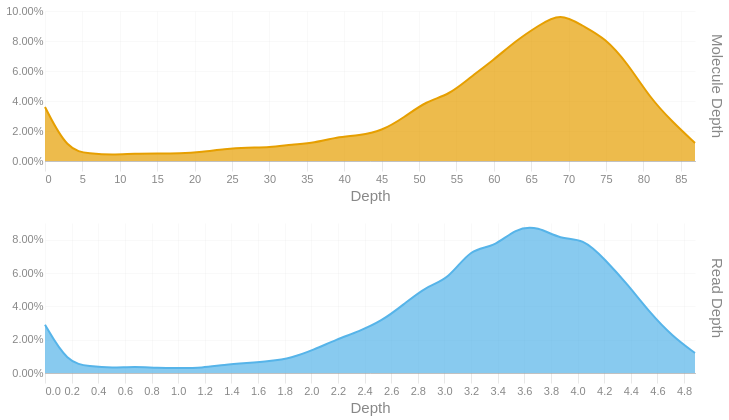

The cell this chart's notebook holds for it:
### Code cell
readdep = depth_hist(tb['Read Depth'], q99, 3)
readdep = readdep.with_columns(pl.lit('Read Depth').alias('Metric'))
if not SKIPLR:
    moldep = depth_hist(tb['Molecule Depth'], mol_q99, 1)
    moldep = moldep.with_columns(pl.lit('Molecule Depth').alias('Metric'))
    _hist = pl.concat([readdep, moldep])
    _hist = _hist.filter(pl.col('Proportion') != 0)
    with SafeRender(_hist):
        (
            alt.Chart(_hist)        
            .mark_area(interpolate = "basis")
            .encode(
                x=alt.X('Bin:Q').scale(domainMin=0).axis(alt.Axis(title='Depth')),
                y = alt.Y('Proportion:Q', title = None).axis(format = '.2%'),
                color = alt.Color('Metric:N').legend(None),
                row = alt.Row("Metric:N").header(title = None, labelOrient = 'right'),
                tooltip = [
                    alt.Tooltip("Metric:N", title = "Metric"),
                    alt.Tooltip('Interval:N', title = "Depth Interval"),
                    alt.Tooltip('Proportion:Q', title = "% Alignments").format('.2%')
                ]
            )
            .resolve_scale(x='independent', y='independent')
            .properties(
                height = 150, width = 650,
                usermeta={'embedOptions': {'downloadFileName': f'{samplename}.depth.hist'}}
            )
        ).display()
else:
    readdep = readdep.filter(pl.col('Proportion') != 0)
    with SafeRender(readdep):
        (
            alt.Chart(readdep)        
            .mark_area(interpolate = "basis")
            .encode(
                x=alt.X('Bin:Q').scale(domainMin=0).axis(alt.Axis(title='Depth')),
                y = alt.Y('Proportion:Q', title = None).axis(format = '.2%'),
                tooltip = [
                    alt.Tooltip('Interval:N', title = "Depth Interval"),
                    alt.Tooltip('Proportion:Q', title = "% Alignments").format('.2%')
                ]
            )
            .properties(
                usermeta={'embedOptions': {'downloadFileName': f'{samplename}.depth.hist'}}
            )
        ).display()

### Figure 1 — Vega-Lite specification as saved in the notebook (floating-point values rounded to 4 significant figures)
{"width": 650, "height": 150, "config": {"title": {"anchor": "start", "dy": -15, "fontSize": 18, "color": "#888888", "subtitleColor": "#888888", "subtitleFontSize": 14}, "arc": {"fill": "#0072B2"}, "axis": {"domainColor": "#888888", "domainWidth": 0.5, "gridWidth": 0.2, "grid": false, "titleFontWeight": 400, "titleFontSize": 15, "labelFontSize": 11, "labelColor": "#888888", "tickColor": "#888888", "tickWidth": 0.2, "titleColor": "#888888"}, "axisBand": {"grid": false}, "axisX": {"grid": true, "tickSize": 10, "domainCap": "round"}, "axisY": {"domain": false, "grid": true, "tickSize": 0, "domainCap": "round"}, "background": "transparent", "header": {"labelFontSize": 15, "labelColor": "#888888", "titleFontSize": 15, "titleFontWeight": 600, "titleColor": "#888888"}, "legend": {"labelFont": "sans-serif", "labelFontSize": 12, "labelColor": "#888888", "symbolSize": 100, "symbolType": "circle", "titleFontSize": 12, "titlePadding": 10, "titleColor": "#888888", "title": null}, "range": {"category": ["#E69F00", "#56B4E9", "#009E73", "#F0E442", "#0072B2", "#D55E00", "#CC79A7", "#000000"], "diverging": ["#cfe8f3", "#a2d4ec", "#73bfe2", "#46abdb", "#1696d2", "#12719e"]}, "area": {"fill": "#0072B2", "fillOpacity": 0.7, "line": true, "strokeOpacity": 0.7}, "line": {"color": "#0072B2", "stroke": "#0072B2", "strokeWidth": 2}, "trail": {"color": "#0072B2", "stroke": "#0072B2", "strokeWidth": 0, "size": 1}, "point": {"filled": true, "fillOpacity": 1.0, "size": 95}, "text": {"color": "#888888", "fontSize": 11, "align": "right", "fontWeight": 400, "size": 11}, "bar": {"fill": "#0072B2", "stroke": null}, "view": {"stroke": null, "continuousWidth": 660, "continuousHeight": 400}}, "data": {"name": "data-3ce4de05a48ed758c8f9f47e788a6ec7"}, "mark": {"type": "area", "interpolate": "basis"}, "encoding": {"color": {"field": "Metric", "legend": null, "type": "nominal"}, "row": {"field": "Metric", "header": {"title": null, "labelOrient": "right"}, "type": "nominal"}, "tooltip": [{"field": "Metric", "title": "Metric", "type": "nominal"}, {"field": "Interval", "title": "Depth Interval", "type": "nominal"}, {"field": "Proportion", "format": ".2%", "title": "% Alignments", "type": "quantitative"}], "x": {"axis": {"title": "Depth"}, "field": "Bin", "scale": {"domainMin": 0}, "type": "quantitative"}, "y": {"axis": {"format": ".2%"}, "field": "Proportion", "title": null, "type": "quantitative"}}, "resolve": {"scale": {"x": "independent", "y": "independent"}}, "usermeta": {"embedOptions": {"downloadFileName": "S6_Waccamaw_1684.depth.hist"}}, "$schema": "https://vega.github.io/schema/vega-lite/v6.1.0.json", "datasets": {"data-3ce4de05a48ed758c8f9f47e788a6ec7": [{"Bin": 0.0, "Interval": "0.0-0.168", "Proportion": 0.029, "Metric": "Read Depth"}, {"Bin": 0.168, "Interval": "0.168-0.337", "Proportion": 0.006, "Metric": "Read Depth"}, {"Bin": 0.337, "Interval": "0.337-0.505", "Proportion": 0.004, "Metric": "Read Depth"}, {"Bin": 0.505, "Interval": "0.505-0.673", "Proportion": 0.003, "Metric": "Read Depth"}, {"Bin": 0.673, "Interval": "0.673-0.842", "Proportion": 0.004, "Metric": "Read Depth"}, {"Bin": 0.842, "Interval": "0.842-1.01", "Proportion": 0.003, "Metric": "Read Depth"}, {"Bin": 1.01, "Interval": "1.01-1.178", "Proportion": 0.003, "Metric": "Read Depth"}, {"Bin": 1.178, "Interval": "1.178-1.347", "Proportion": 0.003, "Metric": "Read Depth"}, {"Bin": 1.347, "Interval": "1.347-1.515", "Proportion": 0.005, "Metric": "Read Depth"}, {"Bin": 1.515, "Interval": "1.515-1.683", "Proportion": 0.006, "Metric": "Read Depth"}, {"Bin": 1.683, "Interval": "1.683-1.852", "Proportion": 0.007, "Metric": "Read Depth"}, {"Bin": 1.852, "Interval": "1.852-2.02", "Proportion": 0.009, "Metric": "Read Depth"}, {"Bin": 2.02, "Interval": "2.02-2.188", "Proportion": 0.014, "Metric": "Read Depth"}, {"Bin": 2.188, "Interval": "2.188-2.357", "Proportion": 0.02, "Metric": "Read Depth"}, {"Bin": 2.357, "Interval": "2.357-2.525", "Proportion": 0.025, "Metric": "Read Depth"}, {"Bin": 2.525, "Interval": "2.525-2.693", "Proportion": 0.031, "Metric": "Read Depth"}, {"Bin": 2.693, "Interval": "2.693-2.862", "Proportion": 0.041, "Metric": "Read Depth"}, {"Bin": 2.862, "Interval": "2.862-3.03", "Proportion": 0.052, "Metric": "Read Depth"}, {"Bin": 3.03, "Interval": "3.03-3.198", "Proportion": 0.056, "Metric": "Read Depth"}, {"Bin": 3.198, "Interval": "3.198-3.367", "Proportion": 0.075, "Metric": "Read Depth"}, {"Bin": 3.367, "Interval": "3.367-3.535", "Proportion": 0.075, "Metric": "Read Depth"}, {"Bin": 3.535, "Interval": "3.535-3.703", "Proportion": 0.087, "Metric": "Read Depth"}, {"Bin": 3.703, "Interval": "3.703-3.872", "Proportion": 0.088, "Metric": "Read Depth"}, {"Bin": 3.872, "Interval": "3.872-4.04", "Proportion": 0.08, "Metric": "Read Depth"}, {"Bin": 4.04, "Interval": "4.04-4.208", "Proportion": 0.081, "Metric": "Read Depth"}, {"Bin": 4.208, "Interval": "4.208-4.377", "Proportion": 0.068, "Metric": "Read Depth"}, {"Bin": 4.377, "Interval": "4.377-4.545", "Proportion": 0.053, "Metric": "Read Depth"}, {"Bin": 4.545, "Interval": "4.545-4.713", "Proportion": 0.036, "Metric": "Read Depth"}, {"Bin": 4.713, "Interval": "4.713-4.882", "Proportion": 0.022, "Metric": "Read Depth"}, {"Bin": 4.882, "Interval": "4.882-5.05", "Proportion": 0.012, "Metric": "Read Depth"}, {"Bin": 0.0, "Interval": "0.0-3.0", "Proportion": 0.036, "Metric": "Molecule Depth"}, {"Bin": 3.0, "Interval": "3.0-6.0", "Proportion": 0.007, "Metric": "Molecule Depth"}, {"Bin": 6.0, "Interval": "6.0-9.0", "Proportion": 0.005, "Metric": "Molecule Depth"}, {"Bin": 9.0, "Interval": "9.0-12.0", "Proportion": 0.004, "Metric": "Molecule Depth"}, {"Bin": 12.0, "Interval": "12.0-15.0", "Proportion": 0.005, "Metric": "Molecule Depth"}, {"Bin": 15.0, "Interval": "15.0-18.0", "Proportion": 0.005, "Metric": "Molecule Depth"}, {"Bin": 18.0, "Interval": "18.0-21.0", "Proportion": 0.005, "Metric": "Molecule Depth"}, {"Bin": 21.0, "Interval": "21.0-24.0", "Proportion": 0.006, "Metric": "Molecule Depth"}, {"Bin": 24.0, "Interval": "24.0-27.0", "Proportion": 0.008, "Metric": "Molecule Depth"}, {"Bin": 27.0, "Interval": "27.0-30.0", "Proportion": 0.009, "Metric": "Molecule Depth"}, {"Bin": 30.0, "Interval": "30.0-33.0", "Proportion": 0.009, "Metric": "Molecule Depth"}, {"Bin": 33.0, "Interval": "33.0-36.0", "Proportion": 0.011, "Metric": "Molecule Depth"}, {"Bin": 36.0, "Interval": "36.0-39.0", "Proportion": 0.012, "Metric": "Molecule Depth"}, {"Bin": 39.0, "Interval": "39.0-42.0", "Proportion": 0.016, "Metric": "Molecule Depth"}, {"Bin": 42.0, "Interval": "42.0-45.0", "Proportion": 0.017, "Metric": "Molecule Depth"}, {"Bin": 45.0, "Interval": "45.0-48.0", "Proportion": 0.02, "Metric": "Molecule Depth"}, {"Bin": 48.0, "Interval": "48.0-51.0", "Proportion": 0.029, "Metric": "Molecule Depth"}, {"Bin": 51.0, "Interval": "51.0-54.0", "Proportion": 0.04, "Metric": "Molecule Depth"}, {"Bin": 54.0, "Interval": "54.0-56.9", "Proportion": 0.044, "Metric": "Molecule Depth"}, {"Bin": 56.9, "Interval": "56.9-59.9", "Proportion": 0.056, "Metric": "Molecule Depth"}, {"Bin": 59.9, "Interval": "59.9-62.9", "Proportion": 0.067, "Metric": "Molecule Depth"}, {"Bin": 62.9, "Interval": "62.9-65.9", "Proportion": 0.08, "Metric": "Molecule Depth"}, {"Bin": 65.9, "Interval": "65.9-68.9", "Proportion": 0.09, "Metric": "Molecule Depth"}, {"Bin": 68.9, "Interval": "68.9-71.9", "Proportion": 0.099, "Metric": "Molecule Depth"}, {"Bin": 71.9, "Interval": "71.9-74.9", "Proportion": 0.09, "Metric": "Molecule Depth"}, {"Bin": 74.9, "Interval": "74.9-77.9", "Proportion": 0.082, "Metric": "Molecule Depth"}, {"Bin": 77.9, "Interval": "77.9-80.9", "Proportion": 0.065, "Metric": "Molecule Depth"}, {"Bin": 80.9, "Interval": "80.9-83.9", "Proportion": 0.042, "Metric": "Molecule Depth"}, {"Bin": 83.9, "Interval": "83.9-86.9", "Proportion": 0.026, "Metric": "Molecule Depth"}, {"Bin": 86.9, "Interval": "86.9-89.92", "Proportion": 0.012, "Metric": "Molecule Depth"}]}}
